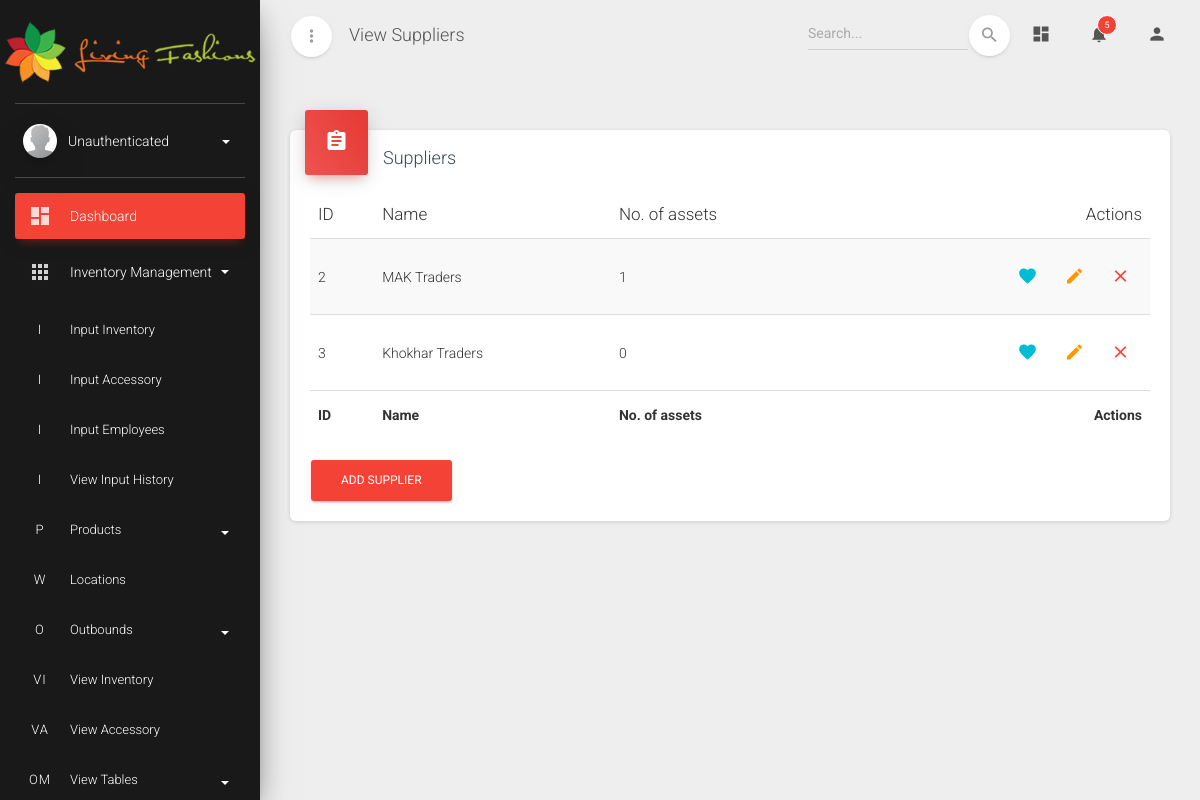
Page /webapp/view_suppliers/ on the earlier database version.
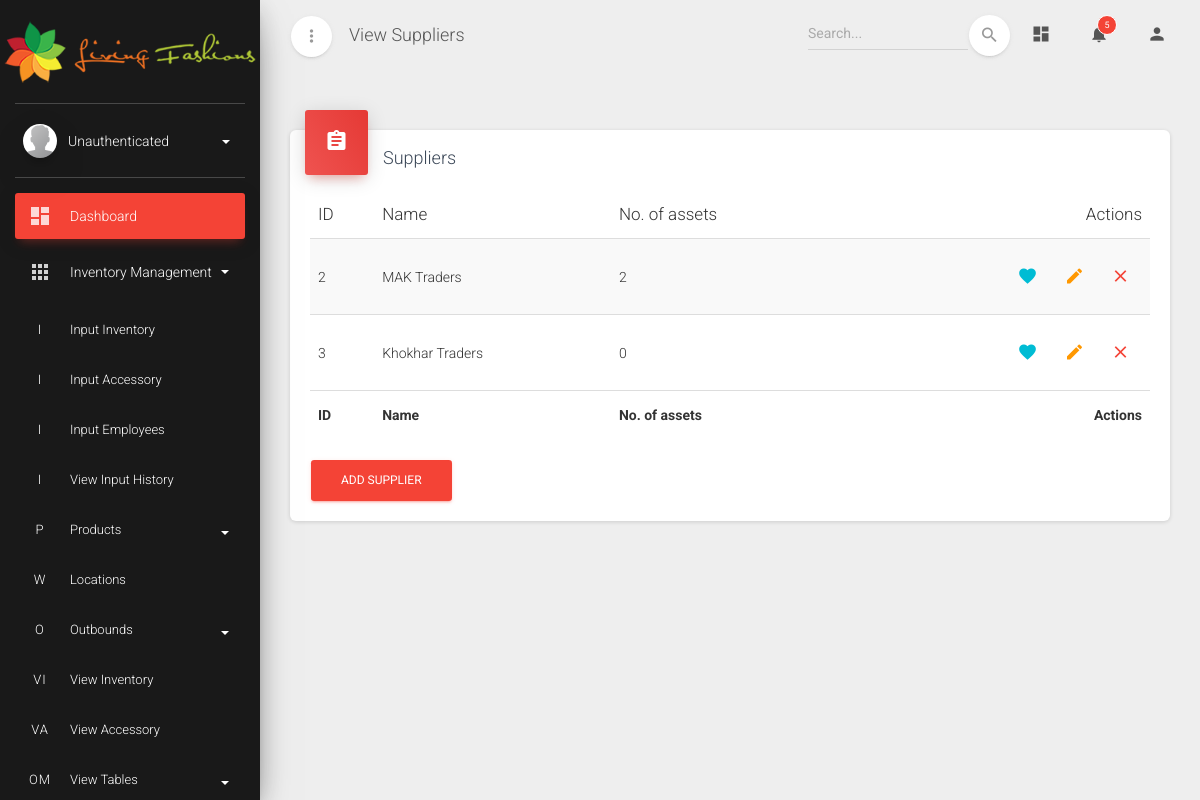
Same page on the later database version.
### webapp/models.py (models this page shows, shortened)
class Supplier(models.Model):
    name = models.CharField(max_length=200, help_text="Supplier of asset/accessory", unique=True)

class Asset(models.Model):
    class STATUSES(models.TextChoices):
        checked_in = 'I', 'Checked in'
        checked_out = 'O', 'Checked out'
    category = models.ForeignKey(Category, on_delete=models.SET_NULL, null=True)
    manufacturer = models.ForeignKey(Manufacturer, on_delete=models.SET_NULL, null=True)
    name = models.CharField(max_length=200, help_text='Name of asset')
    price = models.IntegerField(help_text='Price of asset in rupees')
    processor = models.CharField(max_length=200, help_text='Processor specs')
    ram = models.IntegerField(help_text='Total RAM in asset')
    hdd = models.IntegerField(help_text='Total HDD storage in asset', blank=True, null=True)
    ssd = models.IntegerField(help_text='Total SSD storage in asset', blank=True, null=True)
    purchase_date = models.DateField(help_text='Date of asset purchase')
    checkout_status = models.CharField(max_length=1, choices=STATUSES.choices, default=STATUSES.checked_in)
    status = models.ForeignKey(Status, on_delete=models.SET_NULL, null=True)
    department = models.ForeignKey(Department, on_delete=models.SET_NULL, null=True)
    supplier = models.ForeignKey(Supplier, on_delete=models.SET_NULL, null=True)
    assigned_to = models.ForeignKey(Employee, on_delete=models.SET_NULL, null=True)
    location = models.ForeignKey(Location, on_delete=models.SET_NULL, null=True)
    asset_image = models.ImageField(upload_to='images/', blank=True, null=True)
    serial = models.CharField(max_length=200, help_text='Serial number of asset', blank=True)
    invoice = models.IntegerField(help_text='Invoice number of asset', blank=True, null=True)

### webapp/views.py (the view)
# urls.py: path('view_suppliers/', views.SupplierListView.as_view(), name='view_supplier-list'),
class SupplierListView(ListView):
    model = Supplier
    fields = '__all__'
    context_object_name = 'suppliers'
    template_name = 'webapp/view_suppliers.html'

### webapp/templates/webapp/view_suppliers.html (shortened to what this page needs)
{% extends 'master.html' %}
{% block title %}View Suppliers{% endblock title %}
{% block content %}
  <div class="content">
    <div class="container-fluid">
      <div class="row">
        <div class="col-md-12">
          <div class="card">
            <div class="card-header card-header-danger card-header-icon">
              <div class="card-icon">
                <i class="material-icons">assignment</i>
              </div>
              <h4 class="card-title">Suppliers</h4>
            </div>
            <div class="card-body">
              <div class="material-datatables">
                <table id="datatables" class="table table-striped table-no-bordered table-hover" cellspacing="0" width="100%" style="width:100%">
                  <thead>
                    <tr>
                      <th>ID</th>
                      <th>Name</th>
                      <th>No. of assets</th>
                      <th class="disabled-sorting text-right">Actions</th>
                    </tr>
                  </thead>
                  <tfoot>
                    <tr>
                      <th>ID</th>
                      <th>Name</th>
                      <th>No. of assets</th>
                      <th class="text-right">Actions</th>
                    </tr>
                  </tfoot>
                  <tbody>
                    {% for supplier in suppliers %}
                    <tr>
                        <td>{{ supplier.id }}</td>
                        <td>{{ supplier.name }}</td>
                        <td>{{ supplier.asset_set.all|length }}</td>
                        <td class="text-right">
                            <a href="#" class="btn btn-link btn-info btn-just-icon like"><i class="material-icons">favorite</i></a>
                            <a href="{% url 'view_supplier-update' supplier.id %}" class="btn btn-link btn-warning btn-just-icon edit"><i class="material-icons">edit</i></a>
                            <a href="{% url 'view_supplier-delete' supplier.id %}" class="btn btn-link btn-danger btn-just-icon remove"><i class="material-icons">close</i></a>
                        </td>
                    </tr>
                    {% endfor %}
                  </tbody>
                </table>
              </div>
              <a class="btn btn-danger" href="{% url 'input_supplier' %}" role="button">Add supplier</a>
            </div>
          </div>
        </div>
      </div>
    </div>
  </div>
{% endblock %}

Differences in the rows shown:
changed through a linked row, Supplier "MAK Traders": asset_set.all|length "1" → "2"
